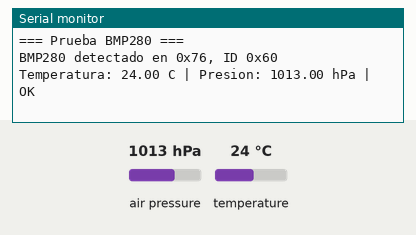
Recording of a sketch running on a simulated ESP32. Parts: the last lines printed to the serial monitor. The test bench sets the inputs (shaded band); at power-on: air pressure 1013 hPa, temperature 24 °C.

Above: at 2.2 s.
2.3 s: air pressure set to 952 hPa
At 4.2 s:
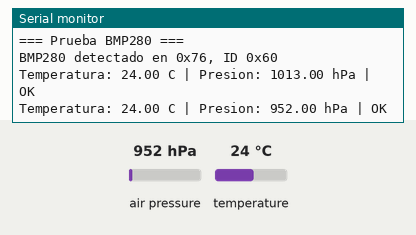
5.0 s: temperature set to 12 °C
At 5.8 s:
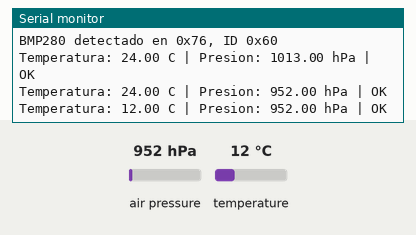
7.7 s: air pressure set to 975 hPa
At 10.2 s:
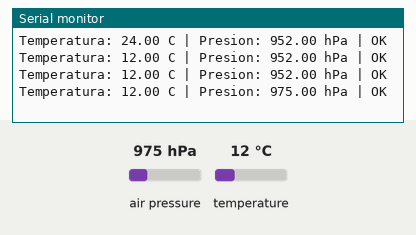
Timing chart, 0 to 11.7 s (numbered marks = the images above; inputs shaded):
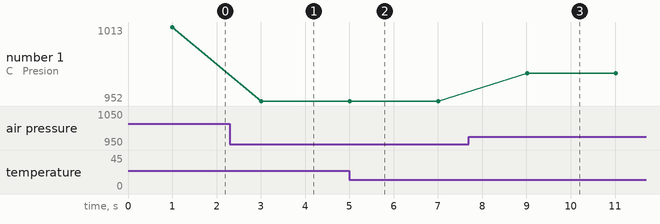

The sketch:

BMP280_Prueba.ino
```cpp
/*
  Prueba aislada del BMP280 con ESP32.

  BMP280 de 4 pines:
    VCC/VIN -> 3V3
    GND     -> GND
    SCL/SCK -> GPIO22
    SDA/SDI -> GPIO21

  BMP280 de 6 pines:
    CS/CSB  -> 3V3
    SDO     -> GND para 0x76, o 3V3 para 0x77
*/

#include <Arduino.h>
#include <Wire.h>
#include <Adafruit_BMP280.h>

constexpr uint8_t PIN_SDA = 21;
constexpr uint8_t PIN_SCL = 22;

Adafruit_BMP280 bmp;
uint8_t direccionBmp = 0;

bool iniciarBmp280() {
  const uint8_t direcciones[] = {0x76, 0x77};
  for (const uint8_t direccion : direcciones) {
    if (bmp.begin(direccion)) {
      direccionBmp = direccion;
      bmp.setSampling(
        Adafruit_BMP280::MODE_FORCED,
        Adafruit_BMP280::SAMPLING_X2,
        Adafruit_BMP280::SAMPLING_X16,
        Adafruit_BMP280::FILTER_X4,
        Adafruit_BMP280::STANDBY_MS_1
      );
      return true;
    }
  }
  return false;
}

void setup() {
  Serial.begin(115200);
  delay(1000);
  Wire.begin(PIN_SDA, PIN_SCL);
  Wire.setClock(100000);

  Serial.println(F("\n=== Prueba BMP280 ==="));
  if (!iniciarBmp280()) {
    Serial.println(F("BMP280 no detectado. Revisa VCC, GND, SDA, SCL, CSB y SDO."));
    return;
  }

  Serial.printf("BMP280 detectado en 0x%02X, ID 0x%02X\n",
                direccionBmp, bmp.sensorID());
}

void loop() {
  if (direccionBmp == 0) {
    delay(2000);
    return;
  }

  if (!bmp.takeForcedMeasurement()) {
    Serial.println(F("No se pudo iniciar la medicion."));
    delay(2000);
    return;
  }

  const float temperaturaC = bmp.readTemperature();
  const float presionHpa = bmp.readPressure() / 100.0f;
  const bool valida = isfinite(temperaturaC) && isfinite(presionHpa) &&
                      temperaturaC >= -40.0f && temperaturaC <= 85.0f &&
                      presionHpa >= 300.0f && presionHpa <= 1200.0f;

  Serial.printf("Temperatura: %.2f C | Presion: %.2f hPa | %s\n",
                temperaturaC, presionHpa, valida ? "OK" : "ERROR");
  delay(2000);
}
```

Measured:
- after the input at 2.3 s, the serial monitor: prints a new line after 0.71 s (image 1)
- after the input at 5.0 s, the serial monitor: prints a new line at once (image 2)
- after the input at 7.7 s, the serial monitor: prints a new line after 1.3 s (image 3)
- plotted number 1: 1013 → 952 after the input at 2.3 s, 952 → 975 after the input at 7.7 s
